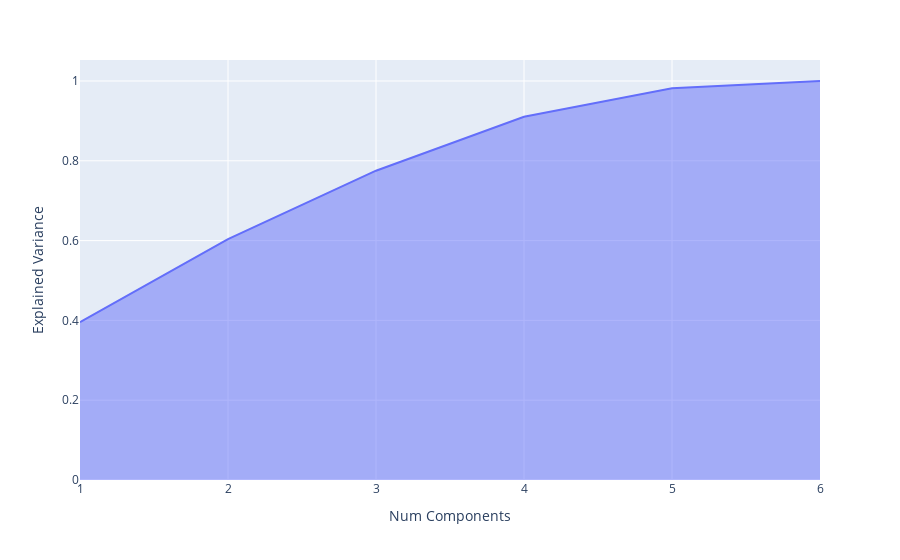

The notebook cell saved with this chart:
### Code cell
pca = PCA()
pca.fit(df)
exp_var_cumul = np.cumsum(pca.explained_variance_ratio_)
exp_var_cumul
px.area(
    x=range(1, exp_var_cumul.shape[0] + 1),
    y=exp_var_cumul,
    labels={"x": "Num Components", "y": "Explained Variance"}
)

### Figure 1 — Plotly figure (JSON) as saved in the notebook; plotly's stock layout.template omitted (floating-point values rounded to 4 significant figures)
{"data": [{"hovertemplate": "Num Components=%{x}<br>Explained Variance=%{y}<extra></extra>", "legendgroup": "", "line": {"color": "#636efa"}, "mode": "lines", "name": "", "orientation": "v", "showlegend": false, "stackgroup": "1", "type": "scatter", "x": [1, 2, 3, 4, 5, 6], "xaxis": "x", "y": [0.3956, 0.6039, 0.7752, 0.9104, 0.9816, 1], "yaxis": "y"}], "layout": {"legend": {"tracegroupgap": 0}, "margin": {"t": 60}, "xaxis": {"anchor": "y", "domain": [0, 1], "title": {"text": "Num Components"}}, "yaxis": {"anchor": "x", "domain": [0, 1], "title": {"text": "Explained Variance"}}}}
